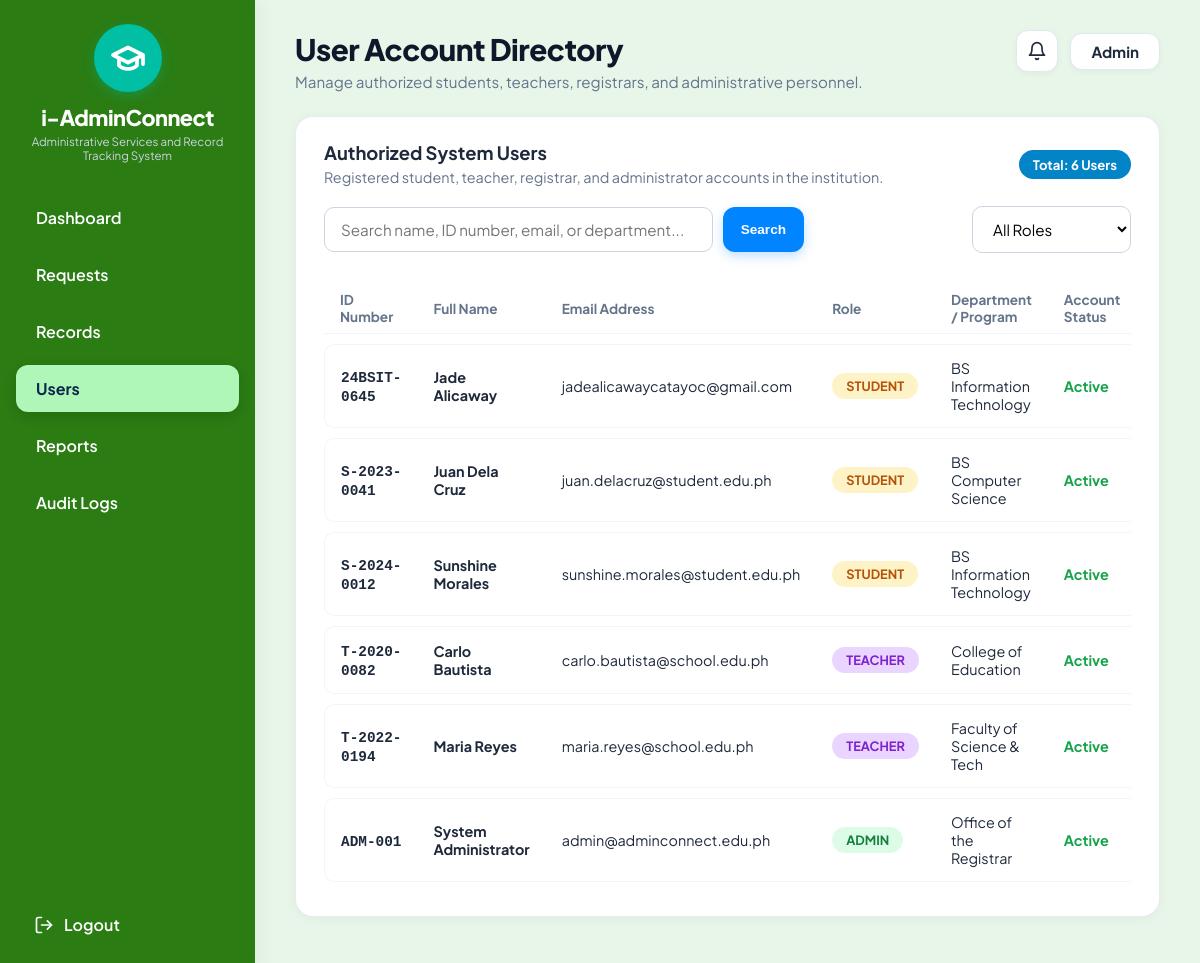
Screenshot of /users.php (signed in) with the database file from the repository.
### tables this page shows
CREATE TABLE `users` (
  `id` int(11) NOT NULL AUTO_INCREMENT,
  `username` varchar(60) NOT NULL,
  `password` varchar(255) NOT NULL,
  `full_name` varchar(120) NOT NULL,
  `email` varchar(120) NOT NULL,
  `role` enum('student','teacher','admin') NOT NULL,
  `id_number` varchar(50) DEFAULT NULL,
  `department` varchar(100) DEFAULT NULL,
  `section` varchar(50) DEFAULT NULL,
  `year_level` varchar(50) DEFAULT NULL,
  `course` varchar(100) DEFAULT NULL,
  `status` enum('Active','Inactive','Dropped') NOT NULL DEFAULT 'Active',
  `created_at` timestamp NOT NULL DEFAULT current_timestamp(),
  PRIMARY KEY (`id`),
  UNIQUE KEY `username` (`username`),
  UNIQUE KEY `email` (`email`)
);

### users.php (the view, shortened to what this page needs)
<?php
$page_title_custom = "<h1>User Account Directory</h1><p>Manage authorized students, teachers, registrars, and administrative personnel.</p>";
require_once __DIR__ . '/includes/header.php';
$search = trim($_GET['search'] ?? '');
$query = "SELECT * FROM users WHERE 1=1";
$params = [];
$query .= " ORDER BY FIELD(status, 'Pending', 'Active', 'Inactive', 'Dropped'), role ASC, full_name ASC";
$stmt = $pdo->prepare($query);
$stmt->execute($params);
$all_users = $stmt->fetchAll();
?>
<div class="content-card">
  <div style="display: flex; justify-content: space-between; align-items: center; margin-bottom: 20px; flex-wrap: wrap; gap: 15px;">
    <div>
      <h2 class="card-title" style="margin-bottom: 4px;">Authorized System Users</h2>
      <p style="font-size: 0.9rem; color: #64748b; margin: 0;">
        Registered student, teacher, registrar, and administrator accounts in the institution.
      </p>
    </div>
    <div>
      <span style="background: #0284c7; color: white; padding: 6px 14px; border-radius: 20px; font-size: 0.82rem; font-weight: 700;">
        Total: <?= count($all_users) ?> Users
      </span>
    </div>
  </div>
  <div style="display: flex; justify-content: space-between; align-items: center; margin-bottom: 20px; gap: 12px; flex-wrap: wrap;">
    <form method="GET" style="display: flex; gap: 10px; flex-grow: 1; max-width: 480px;">
      <input
        type="text"
        name="search"
        class="form-control"
        placeholder="Search name, ID number, email, or department..."
        value="<?= htmlspecialchars($search) ?>"
      />
      <button type="submit" class="btn-primary-cta" style="padding: 10px 18px; font-size: 0.85rem;">Search</button>
    </form>
    <form method="GET">
      <select name="role_filter" class="form-control" style="width: auto;" onchange="this.form.submit()">
        <option value="ALL">All Roles</option>
      </select>
    </form>
  </div>
  <div class="table-container">
    <table class="custom-table">
      <thead>
        <tr>
          <th>ID Number</th>
          <th>Full Name</th>
          <th>Email Address</th>
          <th>Role</th>
          <th>Department / Program</th>
          <th>Account Status</th>
        </tr>
      </thead>
      <tbody>
        <?php if (empty($all_users)): ?>
          <tr>
            <td colspan="7" style="text-align: center; color: #94a3b8; padding: 30px;">
              No users matching the search criteria.
            </td>
          </tr>
        <?php else: ?>
          <?php foreach ($all_users as $u):
            $badge_color = $u['role'] === 'admin' ? 'ready' : ($u['role'] === 'registrar' ? 'ready-for-release' : ($u['role'] === 'teacher' ? 'processing' : 'pending'));
          ?>
            <tr>
              <td><code><?= htmlspecialchars($u['id_number'] ?: '—') ?></code></td>
              <td><strong><?= htmlspecialchars($u['full_name']) ?></strong></td>
              <td><?= htmlspecialchars($u['email']) ?></td>
              <td><span class="badge-status <?= $badge_color ?>"><?= strtoupper($u['role']) ?></span></td>
              <td><?= htmlspecialchars($u['department'] ?: '—') ?></td>
              <td>
                <?php if ($u['status'] === 'Pending'): ?>
                  <span class="badge-status" style="background: #fef3c7; color: #b45309; font-weight: 700;">Pending Approval</span>
                <?php elseif ($u['status'] === 'Active'): ?>
                  <span style="color: #16a34a; font-weight: 700;">Active</span>
                <?php else: ?>
                  <span style="color: #94a3b8; font-weight: 600;"><?= htmlspecialchars($u['status']) ?></span>
                <?php endif; ?>
              </td>
            </tr>
          <?php endforeach; ?>
        <?php endif; ?>
      </tbody>
    </table>
  </div>
</div>
<?php include __DIR__ . '/includes/footer.php'; ?>

### css/style.css (style rules this page uses)
:root { --navy-sidebar: #173b75; --navy-sidebar-dark: #122c59; --sidebar-active: #90c2f7; --sidebar-active-text: #0f274a; --teal-logo: #00bfa5; --bg-canvas: #e9eff6; --card-bg: #ffffff; --primary-blue: #0284c7; --primary-blue-hover: #0369a1; --text-dark: #1e293b; --text-muted: #64748b; --border-light: #e2e8f0; --status-pending-bg: #fef3c7; --status-pending-text: #b45309; --status-processing-bg: #e9d5ff; --status-processing-text: #7e22ce; --status-ready-bg: #dcfce7; --status-ready-text: #15803d; --status-rejected-bg: #fee2e2; --status-rejected-text: #b91c1c; --status-released-bg: #dbeafe; --status-released-text: #1d4ed8; }
* { box-sizing: border-box; margin: 0; padding: 0; }
body { font-family: 'Plus Jakarta Sans', 'Inter', -apple-system, BlinkMacSystemFont, sans-serif; background-color: var(--bg-canvas); color: var(--text-dark); min-height: 100vh; margin: 0; padding: 0; overflow-x: hidden; }
.header-greeting h1 { font-size: 1.85rem; font-weight: 800; color: #0f172a; letter-spacing: -0.5px; }
.header-greeting p { font-size: 0.95rem; color: var(--text-muted); margin-top: 4px; }
.content-card { background: var(--card-bg); border-radius: 18px; padding: 24px 28px; box-shadow: 0 2px 12px rgba(0, 0, 0, 0.04); border: 1px solid rgba(226, 232, 240, 0.8); margin-bottom: 24px; }
.card-title { font-size: 1.15rem; font-weight: 700; color: #1e293b; }
.table-container { overflow-x: auto; }
.custom-table { width: 100%; border-collapse: separate; border-spacing: 0 10px; }
.custom-table th { font-size: 0.85rem; font-weight: 700; color: #64748b; text-align: left; padding: 8px 16px; border-bottom: 1px solid #f1f5f9; }
.custom-table tbody tr { background-color: #ffffff; transition: background 0.15s ease; }
.custom-table td { padding: 14px 16px; font-size: 0.9rem; color: #1e293b; border-top: 1px solid #f1f5f9; border-bottom: 1px solid #f1f5f9; }
.custom-table td:first-child { border-left: 1px solid #f1f5f9; border-top-left-radius: 10px; border-bottom-left-radius: 10px; font-weight: 600; }
.badge-status { display: inline-block; padding: 5px 14px; border-radius: 20px; font-size: 0.8rem; font-weight: 700; text-align: center; }
.badge-status.pending { background-color: var(--status-pending-bg); color: var(--status-pending-text); }
.badge-status.processing { background-color: var(--status-processing-bg); color: var(--status-processing-text); }
.badge-status.ready, .badge-status.ready-for-release { background-color: var(--status-ready-bg); color: var(--status-ready-text); }
.btn-primary-cta { background-color: #0084ff; color: #ffffff; padding: 10px 24px; border-radius: 12px; font-size: 0.95rem; font-weight: 700; border: none; cursor: pointer; box-shadow: 0 4px 12px rgba(0, 132, 255, 0.25); transition: transform 0.15s, background 0.15s; }
.form-control { width: 100%; padding: 12px 16px; border: 1px solid #cbd5e1; border-radius: 10px; font-size: 0.95rem; outline: none; font-family: inherit; transition: border 0.15s, box-shadow 0.15s; background: #ffffff; }
html { scroll-behavior: smooth; scroll-padding-top: 80px; }

### rows the page displays
users: id_number "24BSIT-0645", full_name "Jade Alicaway", email "jadealicawaycatayoc@gmail.com", role "STUDENT", department "BS Information Technology", status "Active"
users: id_number "S-2023-0041", full_name "Juan Dela Cruz", email "juan.delacruz@student.edu.ph", role "STUDENT", department "BS Computer Science", status "Active"
users: id_number "S-2024-0012", full_name "Sunshine Morales", email "sunshine.morales@student.edu.ph", role "STUDENT", department "BS Information Technology", status "Active"
users: id_number "T-2020-0082", full_name "Carlo Bautista", email "carlo.bautista@school.edu.ph", role "TEACHER", department "College of Education", status "Active"
users: id_number "T-2022-0194", full_name "Maria Reyes", email "maria.reyes@school.edu.ph", role "TEACHER", department "Faculty of Science & Tech", status "Active"
users: id_number "ADM-001", full_name "System Administrator", email "admin@adminconnect.edu.ph", role "ADMIN", department "Office of the Registrar", status "Active"

### other values shown
$user_role "Admin"
count($all_users) "6"
